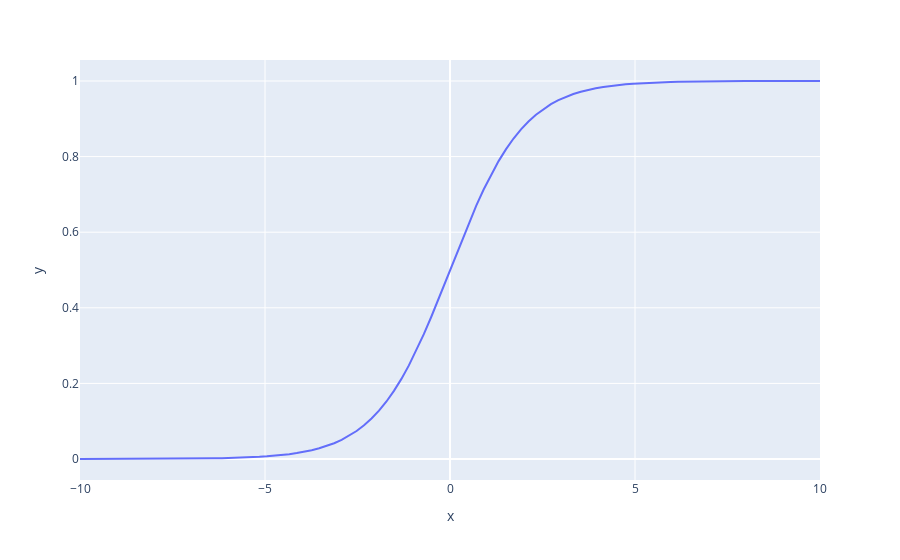

Notebook source saved alongside this figure:
### Markdown cell above
# Sigmoid

### Code cell
x_values = np.linspace(-10, 10, 100)
sigmoid_values = 1 / (1 + np.exp(-x_values))

px.line(x=x_values, y=sigmoid_values)
